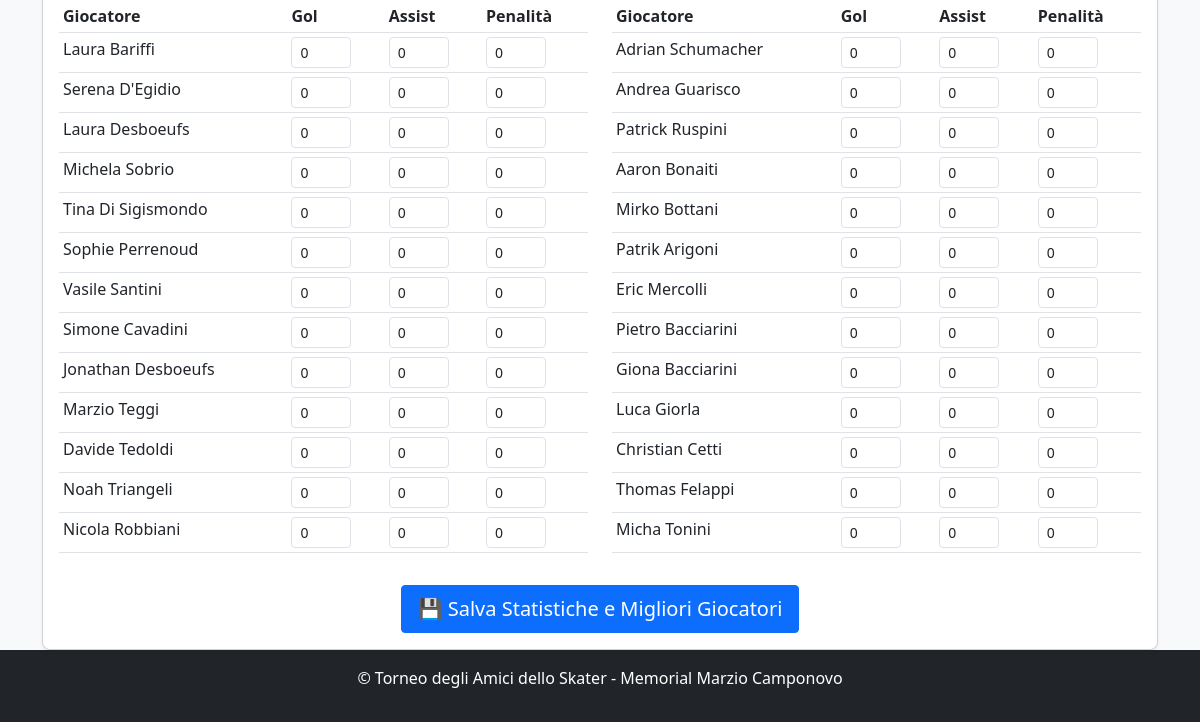
/match/1 (lower part), run on an earlier commit of the app's database.
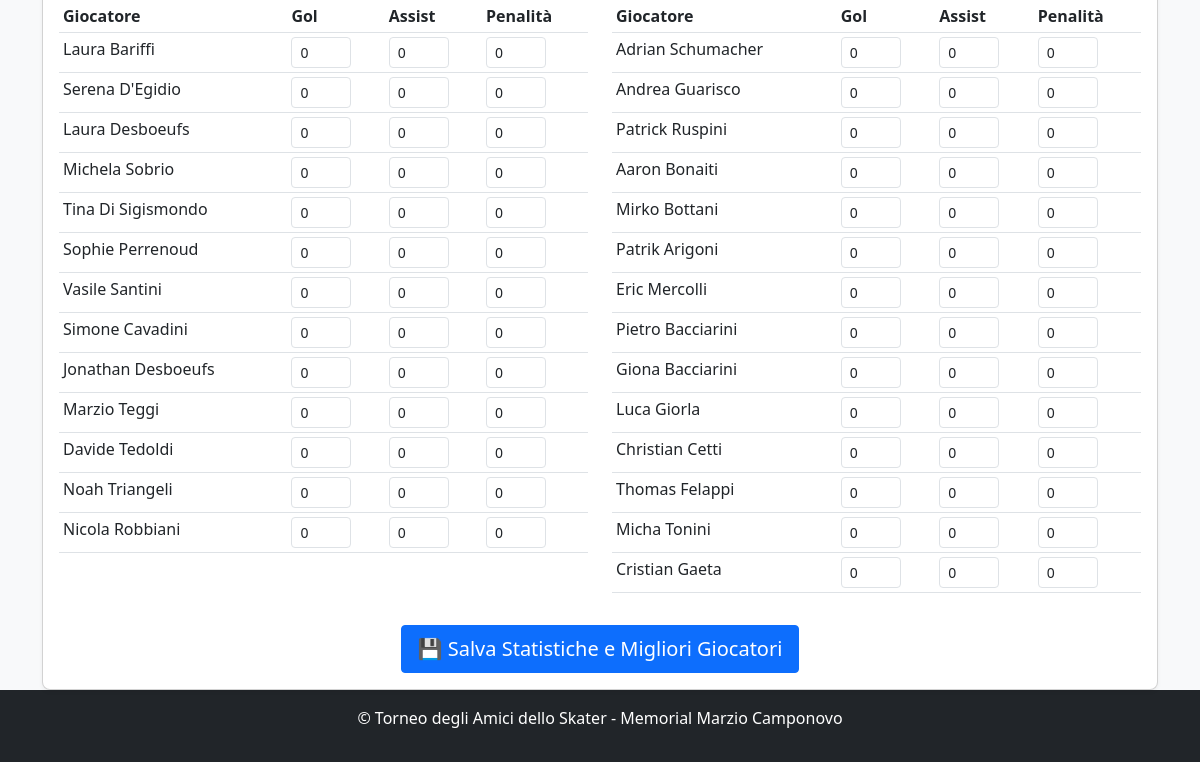
And on a later commit of the database.
### app.py (models this page shows, shortened)
class Player(db.Model):
    id = db.Column(db.Integer, primary_key=True)
    name = db.Column(db.String(100), nullable=False)
    team_id = db.Column(db.Integer, db.ForeignKey('team.id'), nullable=False)
    is_registered = db.Column(db.Boolean, default=False)
    category = db.Column(db.String(20))  # LNA/LNB, 1a Lega, 2a Lega, Non tesserato
    goals = db.Column(db.Integer, default=0)
    assists = db.Column(db.Integer, default=0)
    penalties = db.Column(db.Integer, default=0)

### app.py (the view, shortened to what this page needs)
@app.route('/match/<int:match_id>', methods=['GET', 'POST'])
def match_detail(match_id):
    match = Match.query.get_or_404(match_id)
    return_anchor = request.args.get('return_anchor', '')
    team1_players = match.team1.players if match.team1 else []
    team2_players = match.team2.players if match.team2 else []
    match_stats = {}
    best_player_team1 = None
    best_player_team2 = None
    try:
        for player in team1_players + team2_players:
            stats = PlayerMatchStats.query.filter_by(
                player_id=player.id,
                match_id=match.id
            ).first()
            if stats:
                match_stats[player.id] = {
                    'goals': stats.goals,
                    'assists': stats.assists,
                    'penalties': stats.penalties
                }
                if stats.is_best_player_team1:
                    best_player_team1 = player
                elif stats.is_best_player_team2:
                    best_player_team2 = player
            else:
                match_stats[player.id] = {
                    'goals': 0,
                    'assists': 0,
                    'penalties': 0
                }
    except:
        for player in team1_players + team2_players:
            match_stats[player.id] = {
                'goals': 0,
                'assists': 0,
                'penalties': 0
            }
    return render_template('match_detail.html',
                           match=match,
                           team1_players=team1_players,
                           team2_players=team2_players,
                           match_stats=match_stats,
                           best_player_team1=best_player_team1,
                           best_player_team2=best_player_team2,
                           return_anchor=return_anchor)

### app.py (called while the page is built, shortened)
def get_tournament_dates():
    try:
        if db.inspect(db.engine).has_table('tournament_settings'):
            settings = TournamentSettings.query.first()
            if settings and settings.qualification_day1:
                return {
                    'qualification_day1': settings.qualification_day1,
                    'qualification_day2': settings.qualification_day2,
                    'quarterfinals_ml': settings.quarterfinals_ml_date,
                    'quarterfinals_bl': settings.quarterfinals_bl_date,
                    'semifinals_ml': settings.semifinals_ml_date,
                    'semifinals_bl': settings.semifinals_bl_date,
                    'finals': settings.finals_date
                }
    except Exception as e:
        print(f"Errore nel recupero date da settings: {e}")

    @property
    def is_completed(self):
        return self.team1_score is not None and self.team2_score is not None

    def get_match_number(self):
        earlier_matches = Match.query.filter(
            (Match.date < self.date) |
            ((Match.date == self.date) & (Match.time < self.time))
        ).count()
        return earlier_matches + 1

### templates/match_detail.html (shortened to what the changed rows need)
<!DOCTYPE html>
<html lang="it">
<head>
    <link rel="stylesheet" href="https://cdn.jsdelivr.net/npm/bootstrap@5.3.0/dist/css/bootstrap.min.css">
    <link rel="stylesheet" href="{{ url_for('static', filename='style.css') }}">
</head>
<body class="d-flex flex-column min-vh-100">
    <div class="container mt-4">
        {% if match.team1 and match.team2 %}
            <div class="row mt-4">
                <div class="col-12">
                    <div class="card">
                        <div class="card-body">
                            <form method="post" action="{{ url_for('update_player_stats', match_id=match.id) }}">
                                <div class="row">
                                    <div class="col-md-6">
                                        {% if team1_players %}
                                            <div class="table-responsive">
                                                <table class="table table-sm">
                                                    <thead>
                                                        <tr>
                                                            <th>Giocatore</th>
                                                            <th>Gol</th>
                                                            <th>Assist</th>
                                                            <th>Penalità</th>
                                                        </tr>
                                                    </thead>
                                                    <tbody>
                                                        {% for player in team1_players %}
                                                            <tr id="player_{{ player.id }}_row"
                                                                >
                                                                <td>
                                                                    {{ player.name }}
                                                                </td>
                                                                <td>
                                                                    <input type="number" class="form-control form-control-sm"
                                                                           name="player_{{ player.id }}_goals"
                                                                           value="{{ match_stats[player.id].goals if player.id in match_stats else 0 }}"
                                                                           min="0" max="10" style="width: 60px;">
                                                                </td>
                                                                <td>
                                                                    <input type="number" class="form-control form-control-sm"
                                                                           name="player_{{ player.id }}_assists"
                                                                           value="{{ match_stats[player.id].assists if player.id in match_stats else 0 }}"
                                                                           min="0" max="10" style="width: 60px;">
                                                                </td>
                                                                <td>
                                                                    <input type="number" class="form-control form-control-sm"
                                                                           name="player_{{ player.id }}_penalties"
                                                                           value="{{ match_stats[player.id].penalties if player.id in match_stats else 0 }}"
                                                                           min="0" max="10" style="width: 60px;">
                                                                </td>
                                                            </tr>
                                                        {% endfor %}
                                                    </tbody>
                                                </table>
                                            </div>
                                        {% else %}
                                            <p class="text-muted">Nessun giocatore registrato per questa squadra.</p>
                                        {% endif %}
                                    </div>
                                    <div class="col-md-6">
                                        {% if team2_players %}
                                            <div class="table-responsive">
                                                <table class="table table-sm">
                                                    <thead>
                                                        <tr>
                                                            <th>Giocatore</th>
                                                            <th>Gol</th>
                                                            <th>Assist</th>
                                                            <th>Penalità</th>
                                                        </tr>
                                                    </thead>
                                                    <tbody>
                                                        {% for player in team2_players %}
                                                            <tr id="player_{{ player.id }}_row"
                                                                >
                                                                <td>
                                                                    {{ player.name }}
                                                                </td>
                                                                <td>
                                                                    <input type="number" class="form-control form-control-sm"
                                                                           name="player_{{ player.id }}_goals"
                                                                           value="{{ match_stats[player.id].goals if player.id in match_stats else 0 }}"
                                                                           min="0" max="10" style="width: 60px;">
                                                                </td>
                                                                <td>
                                                                    <input type="number" class="form-control form-control-sm"
                                                                           name="player_{{ player.id }}_assists"
                                                                           value="{{ match_stats[player.id].assists if player.id in match_stats else 0 }}"
                                                                           min="0" max="10" style="width: 60px;">
                                                                </td>
                                                                <td>
                                                                    <input type="number" class="form-control form-control-sm"
                                                                           name="player_{{ player.id }}_penalties"
                                                                           value="{{ match_stats[player.id].penalties if player.id in match_stats else 0 }}"
                                                                           min="0" max="10" style="width: 60px;">
                                                                </td>
                                                            </tr>
                                                        {% endfor %}
                                                    </tbody>
                                                </table>
                                            </div>
                                        {% else %}
                                            <p class="text-muted">Nessun giocatore registrato per questa squadra.</p>
                                        {% endif %}
                                    </div>
                                </div>
                            </form>
                        </div>
                    </div>
                </div>
            </div>
        {% endif %}
    </div>
</body>
</html>

What changed in the data, as far as the page shows it:
added Player: name "Cristian Gaeta", match_stats "0"
